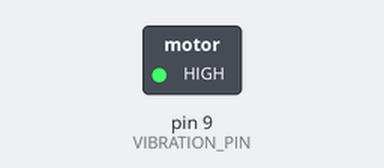
The sketch below on a simulated Arduino Uno, built with avr-gcc and run on an emulated ATmega328P. Parts: switched loads named in the sketch (green lamp = pin HIGH). Dashed ring = blinking.

Above: at 0.5 s.
Timing chart, 0 to 4.6 s (numbered marks = the images above):
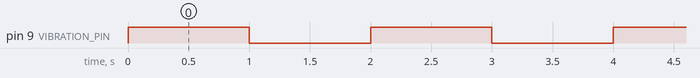

Measured:
- by itself, pin 9 (VIBRATION_PIN): alternates HIGH for 1.0 s and LOW for 1.0 s

The sketch:

VibrationMotorCode.ino
```cpp
#define VIBRATION_PIN 9

void setup() {
  pinMode(VIBRATION_PIN, OUTPUT);
}

void loop() {
  // Turn vibration ON
  digitalWrite(VIBRATION_PIN, HIGH);
  delay(1000); // Vibrate for 1 second

  // Turn vibration OFF
  digitalWrite(VIBRATION_PIN, LOW);
  delay(1000); // Wait for 1 second
}
```
